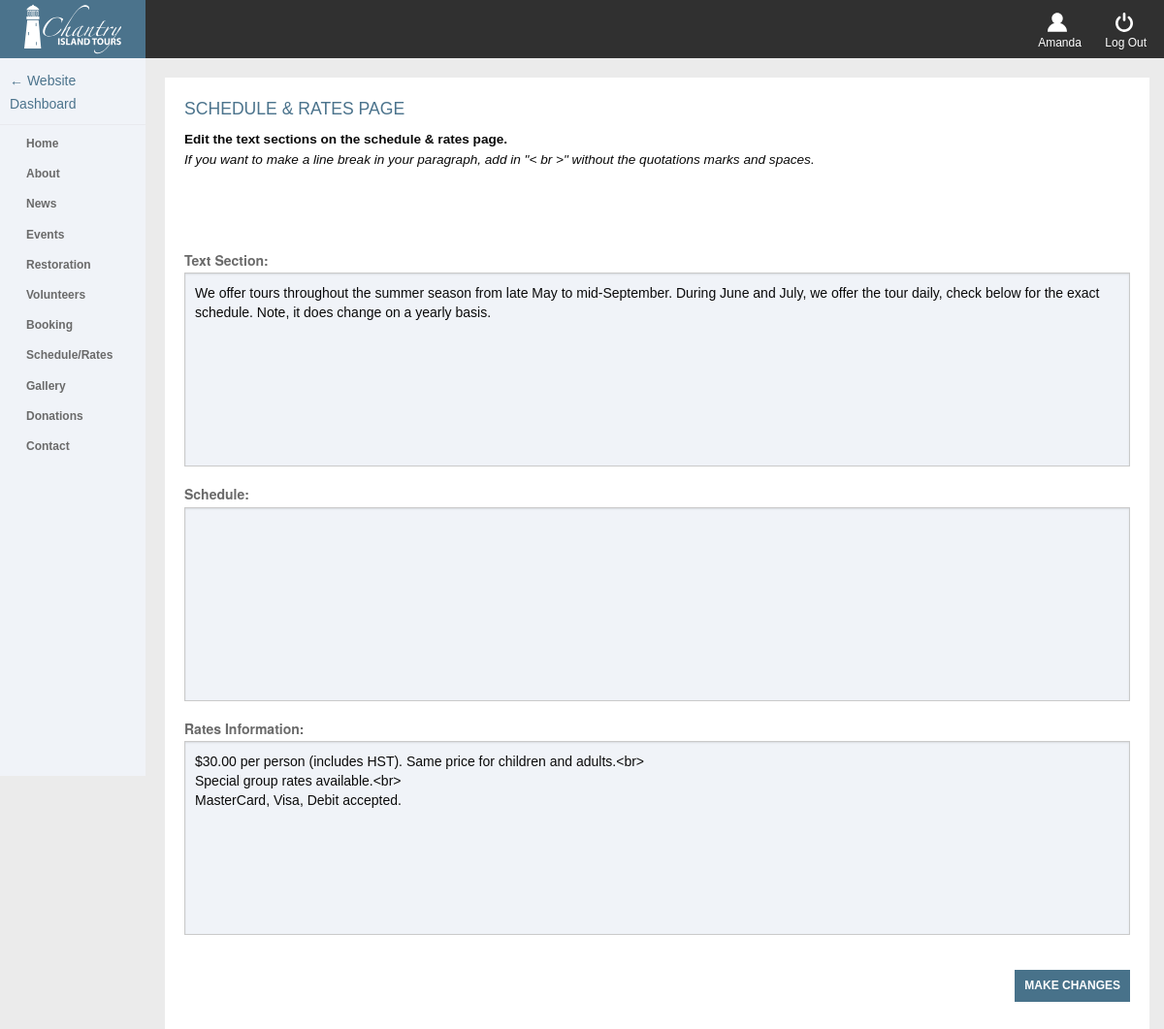
The page /admin/admin_schedule.php (signed in) on the database its author committed.
### tables this page shows
CREATE TABLE `tbl_schedule` (
  `schedule_id` mediumint(40) UNSIGNED NOT NULL,
  `schedule_text` text,
  `schedule_schedule` text,
  `schedule_rates` text
);

### admin/phpscripts/functions.php (called while the page is built, shortened)
<?php
	function getRates($id) {
		include('connect.php');
		$pagestring = "SELECT * FROM `tbl_schedule` WHERE schedule_id = {$id}";
		$pagequery = mysqli_query($link, $pagestring);
		if ($pagequery) {
			$found_page = mysqli_fetch_array($pagequery, MYSQLI_ASSOC);
			return $found_page;
		} else {
			$message = "<i>There was a problem gathering this information.</i>";
			return $message;
		}
	}
?>

### admin/admin_schedule.php (the view, shortened to what this page needs)
<?php
	$id = 1;
	$popRates = getRates($id);
  require_once("../includes/admin_header.php");
?>
			<div class="holder">
	      	<div class="small-12 medium-12 large-12 columns homeBox">
	      		<h4>Schedule & Rates Page</h4>
	      		<p><b>Edit the text sections on the schedule & rates page.</b><br>
	      		<i>If you want to make a line break in your paragraph, add in "< br >" without the quotations marks and spaces.</i></p><br>
	      		<form action="admin_schedule.php" method="post">
						<label><b>Text Section:</b></label>
						<textarea name="textSec"><?php echo $popRates['schedule_text'] ?></textarea>
						<label><b>Schedule:</b></label>
						<textarea name=""></textarea>
						<label><b>Rates Information:</b></label>
						<textarea name="rates"><?php echo $popRates['schedule_rates'] ?></textarea>
						<input type="submit" name="submit" value="Make Changes">
					</form>
	      	</div>
			</div>
<?php
  require_once("../includes/admin_footer.php");
?>

### css/admin.css (style rules this page uses)
body { background-color: #ebebeb; }
p { font-family: 'MyriadPro-Regular', sans-serif; text-align: justify; font-size: 0.85em; }
.holder { padding: 80px 15px 10px 170px; }
input[type="submit"] { float: right; border: none; text-transform: uppercase; padding: 10px; background-color: #48728a; color: #fff; font-size: 12px; font-weight: 900; cursor: pointer; margin: 20px 0 20px 0; }
.holder form { margin-top: 40px; }
.homeBox { background-color: #fff; margin: 0 0 20px 0; padding: 20px; display: inline-block; text-align: left; }
.holder h4 { color: #4b738c; font-family: 'MyriadPro-Bold', sans-serif; text-transform: uppercase; font-size: 1.1em; }
.holder label { color: #6a6a6a; }
.holder textarea { height: 200px; border: 1px solid #cacaca; resize: none; font-family: 'MyriadPro-Regular', sans-serif; font-size: 14px; line-height: 20px; padding: 10px; background-color: #F0F3F8; }

### rows shown on the page
tbl_schedule: textSec "We offer tours throughout the summer season from late May to mid-September. During June and July, we offer the tour daily, check below for the exact schedule. Note, it does change on a yearly basis.", rates "$30.00 per person (includes HST). Same price for children and adults.<br> Special group rates available.<br> MasterCard, Visa, Debit accepted."

### other values the page prints
$_SESSION['users_name'] "Amanda"
